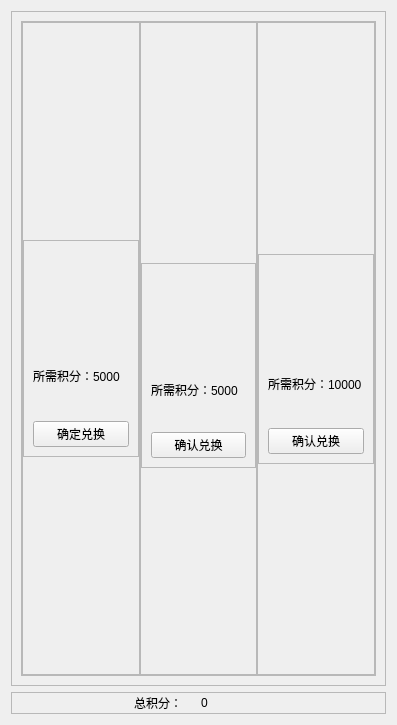
               <widget class="QWidget" name="page_swapping">
                <layout class="QVBoxLayout" name="verticalLayout_12">
                 <item>
                  <widget class="QFrame" name="frame_7">
                   <property name="frameShape">
                    <enum>QFrame::StyledPanel</enum>
                   </property>
                   <property name="frameShadow">
                    <enum>QFrame::Raised</enum>
                   </property>
                   <layout class="QVBoxLayout" name="verticalLayout_16">
                    <item>
                     <widget class="QFrame" name="frame_12">
                      <property name="frameShape">
                       <enum>QFrame::StyledPanel</enum>
                      </property>
                      <property name="frameShadow">
                       <enum>QFrame::Raised</enum>
                      </property>
                      <layout class="QHBoxLayout" name="horizontalLayout_19" stretch="1,1,1">
                       <property name="spacing">
                        <number>0</number>
                       </property>
                       <property name="leftMargin">
                        <number>0</number>
                       </property>
                       <property name="topMargin">
                        <number>0</number>
                       </property>
                       <property name="rightMargin">
                        <number>0</number>
                       </property>
                       <property name="bottomMargin">
                        <number>0</number>
                       </property>
                       <item>
                        <widget class="QFrame" name="frame_17">
                         <property name="maximumSize">
                          <size>
                           <width>300</width>
                           <height>16777215</height>
                          </size>
                         </property>
                         <property name="frameShape">
                          <enum>QFrame::StyledPanel</enum>
                         </property>
                         <property name="frameShadow">
                          <enum>QFrame::Raised</enum>
                         </property>
                         <layout class="QVBoxLayout" name="verticalLayout_15" stretch="1,1,1">
                          <property name="leftMargin">
                           <number>0</number>
                          </property>
                          <property name="topMargin">
                           <number>0</number>
                          </property>
                          <property name="rightMargin">
                           <number>0</number>
                          </property>
                          <property name="bottomMargin">
                           <number>0</number>
                          </property>
                          <item>
                           <spacer name="verticalSpacer_5">
                            <property name="orientation">
                             <enum>Qt::Vertical</enum>
                            </property>
                            <property name="sizeHint" stdset="0">
                             <size>
                              <width>20</width>
                              <height>40</height>
                             </size>
                            </property>
                           </spacer>
                          </item>
                          <item>
                           <widget class="QFrame" name="frame_20">
                            <property name="frameShape">
                             <enum>QFrame::StyledPanel</enum>
                            </property>
                            <property name="frameShadow">
                             <enum>QFrame::Raised</enum>
                            </property>
                            <layout class="QVBoxLayout" name="verticalLayout_17">
                             <item>
                              <widget class="QLabel" name="label_5">
                               <property name="maximumSize">
                                <size>
                                 <width>111</width>
                                 <height>135</height>
                                </size>
                               </property>
                               <property name="text">
                                <string/>
                               </property>
                               <property name="pixmap">
                                <pixmap>image/QQ图片20230522012709.jpg</pixmap>
                               </property>
                               <property name="scaledContents">
                                <bool>true</bool>
                               </property>
                              </widget>
                             </item>
                             <item>
                              <widget class="QLabel" name="label_19">
                               <property name="text">
                                <string>所需积分：5000</string>
                               </property>
                              </widget>
                             </item>
                             <item>
                              <widget class="QPushButton" name="button1">
                               <property name="text">
                                <string>确定兑换</string>
                               </property>
                              </widget>
                             </item>
                            </layout>
                           </widget>
                          </item>
                          <item>
                           <spacer name="verticalSpacer">
                            <property name="orientation">
                             <enum>Qt::Vertical</enum>
                            </property>
                            <property name="sizeHint" stdset="0">
                             <size>
                              <width>20</width>
                              <height>40</height>
                             </size>
                            </property>
                           </spacer>
                          </item>
                         </layout>
                        </widget>
                       </item>
                       <item>
                        <widget class="QFrame" name="frame_18">
                         <property name="maximumSize">
                          <size>
                           <width>300</width>
                           <height>16777215</height>
                          </size>
                         </property>
                         <property name="frameShape">
                          <enum>QFrame::StyledPanel</enum>
                         </property>
                         <property name="frameShadow">
                          <enum>QFrame::Raised</enum>
                         </property>
                         <layout class="QVBoxLayout" name="verticalLayout_13" stretch="1,0,1,1">
                          <property name="leftMargin">
                           <number>0</number>
                          </property>
                          <property name="topMargin">
                           <number>0</number>
                          </property>
                          <property name="rightMargin">
                           <number>0</number>
                          </property>
                          <property name="bottomMargin">
                           <number>0</number>
                          </property>
                          <item>
                           <spacer name="verticalSpacer_6">
                            <property name="orientation">
                             <enum>Qt::Vertical</enum>
                            </property>
                            <property name="sizeHint" stdset="0">
                             <size>
                              <width>20</width>
                              <height>40</height>
                             </size>
                            </property>
                           </spacer>
                          </item>
                          <item>
                           <spacer name="verticalSpacer_7">
                            <property name="orientation">
                             <enum>Qt::Vertical</enum>
                            </property>
                            <property name="sizeHint" stdset="0">
                             <size>
                              <width>20</width>
                              <height>34</height>
                             </size>
                            </property>
                           </spacer>
                          </item>
                          <item>
                           <widget class="QFrame" name="frame_21">
                            <property name="frameShape">
                             <enum>QFrame::StyledPanel</enum>
                            </property>
                            <property name="frameShadow">
                             <enum>QFrame::Raised</enum>
                            </property>
                            <layout class="QVBoxLayout" name="verticalLayout_18">
                             <item>
                              <widget class="QLabel" name="label_20">
                               <property name="maximumSize">
                                <size>
                                 <width>185</width>
                                 <height>90</height>
                                </size>
                               </property>
                               <property name="text">
                                <string/>
                               </property>
                               <property name="pixmap">
                                <pixmap>image/QQ图片20230522012731.jpg</pixmap>
                               </property>
                               <property name="scaledContents">
                                <bool>true</bool>
                               </property>
                              </widget>
                             </item>
                             <item>
                              <widget class="QLabel" name="label_21">
                               <property name="text">
                                <string>所需积分：5000</string>
                               </property>
                              </widget>
                             </item>
                             <item>
                              <widget class="QPushButton" name="button2">
                               <property name="text">
                                <string>确认兑换</string>
                               </property>
                              </widget>
                             </item>
                            </layout>
                           </widget>
                          </item>
                          <item>
                           <spacer name="verticalSpacer_3">
                            <property name="orientation">
                             <enum>Qt::Vertical</enum>
                            </property>
                            <property name="sizeHint" stdset="0">
                             <size>
                              <width>20</width>
                              <height>486</height>
                             </size>
                            </property>
                           </spacer>
                          </item>
                         </layout>
                        </widget>
                       </item>
                       <item>
                        <widget class="QFrame" name="frame_19">
                         <property name="maximumSize">
                          <size>
                           <width>300</width>
                           <height>16777215</height>
                          </size>
                         </property>
                         <property name="frameShape">
                          <enum>QFrame::StyledPanel</enum>
                         </property>
                         <property name="frameShadow">
                          <enum>QFrame::Raised</enum>
                         </property>
                         <layout class="QVBoxLayout" name="verticalLayout_14" stretch="1,0,1,1">
                          <property name="leftMargin">
                           <number>0</number>
                          </property>
                          <property name="topMargin">
                           <number>0</number>
                          </property>
                          <property name="rightMargin">
                           <number>0</number>
                          </property>
                          <property name="bottomMargin">
                           <number>0</number>
                          </property>
                          <item>
                           <spacer name="verticalSpacer_8">
                            <property name="orientation">
                             <enum>Qt::Vertical</enum>
                            </property>
                            <property name="sizeHint" stdset="0">
                             <size>
                              <width>20</width>
                              <height>40</height>
                             </size>
                            </property>
                           </spacer>
                          </item>
                          <item>
                           <spacer name="verticalSpacer_9">
                            <property name="orientation">
                             <enum>Qt::Vertical</enum>
                            </property>
                            <property name="sizeHint" stdset="0">
                             <size>
                              <width>20</width>
                              <height>21</height>
                             </size>
                            </property>
                           </spacer>
                          </item>
                          <item>
                           <widget class="QFrame" name="frame_22">
                            <property name="frameShape">
                             <enum>QFrame::StyledPanel</enum>
                            </property>
                            <property name="frameShadow">
                             <enum>QFrame::Raised</enum>
                            </property>
                            <layout class="QVBoxLayout" name="verticalLayout_19" stretch="0,0,0">
                             <item>
                              <widget class="QLabel" name="label_22">
                               <property name="maximumSize">
                                <size>
                                 <width>185</width>
                                 <height>109</height>
                                </size>
                               </property>
                               <property name="text">
                                <string/>
                               </property>
                               <property name="pixmap">
                                <pixmap>image/QQ图片20230522012736.jpg</pixmap>
                               </property>
                               <property name="scaledContents">
                                <bool>true</bool>
                               </property>
                              </widget>
                             </item>
                             <item>
                              <widget class="QLabel" name="label_23">
                               <property name="text">
                                <string>所需积分：10000</string>
                               </property>
                              </widget>
                             </item>
                             <item>
                              <widget class="QPushButton" name="button3">
                               <property name="text">
                                <string>确认兑换</string>
                               </property>
                              </widget>
                             </item>
                            </layout>
                           </widget>
                          </item>
                          <item>
                           <spacer name="verticalSpacer_4">
                            <property name="orientation">
                             <enum>Qt::Vertical</enum>
                            </property>
                            <property name="sizeHint" stdset="0">
                             <size>
                              <width>20</width>
                              <height>500</height>
                             </size>
                            </property>
                           </spacer>
                          </item>
                         </layout>
                        </widget>
                       </item>
                      </layout>
                     </widget>
                    </item>
                   </layout>
                  </widget>
                 </item>
                 <item>
                  <widget class="QFrame" name="frame_11">
                   <property name="frameShape">
                    <enum>QFrame::StyledPanel</enum>
                   </property>
                   <property name="frameShadow">
                    <enum>QFrame::Raised</enum>
                   </property>
                   <layout class="QHBoxLayout" name="horizontalLayout_20" stretch="2,1,1,2">
                    <property name="leftMargin">
                     <number>0</number>
                    </property>
                    <property name="topMargin">
                     <number>0</number>
                    </property>
                    <property name="rightMargin">
                     <number>0</number>
                    </property>
                    <property name="bottomMargin">
                     <number>0</number>
                    </property>
                    <item>
                     <spacer name="horizontalSpacer_12">
                      <property name="orientation">
                       <enum>Qt::Horizontal</enum>
                      </property>
                      <property name="sizeHint" stdset="0">
                       <size>
                        <width>156</width>
                        <height>20</height>
                       </size>
                      </property>
                     </spacer>
                    </item>
                    <item>
                     <widget class="QLabel" name="label_24">
                      <property name="text">
                       <string>总积分：</string>
                      </property>
                     </widget>
                    </item>
                    <item>
                     <widget class="QLabel" name="text2Sscore">
                      <property name="text">
                       <string>0</string>
                      </property>
                     </widget>
                    </item>
                    <item>
                     <spacer name="horizontalSpacer_13">
                      <property name="orientation">
                       <enum>Qt::Horizontal</enum>
                      </property>
                      <property name="sizeHint" stdset="0">
                       <size>
                        <width>156</width>
                        <height>20</height>
                       </size>
                      </property>
                     </spacer>
                    </item>
                   </layout>
                  </widget>
                 </item>
                </layout>
               </widget>
